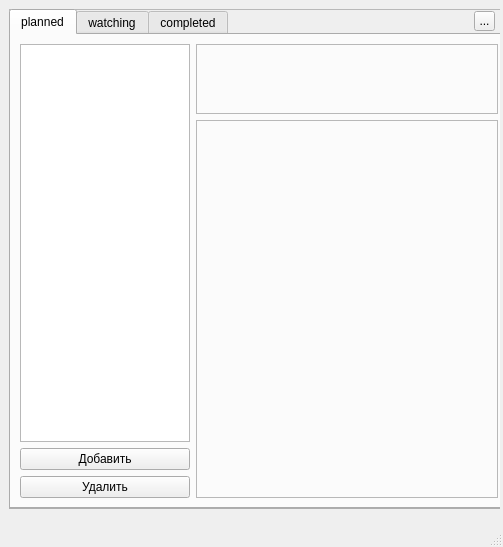
<?xml version="1.0" encoding="UTF-8"?>
<ui version="4.0">
 <class>AniFrog</class>
 <widget class="QMainWindow" name="AniFrog">
  <property name="geometry">
   <rect>
    <x>0</x>
    <y>0</y>
    <width>503</width>
    <height>547</height>
   </rect>
  </property>
  <property name="windowTitle">
   <string>MainWindow</string>
  </property>
  <widget class="QWidget" name="centralwidget">
   <property name="sizePolicy">
    <sizepolicy hsizetype="Fixed" vsizetype="Fixed">
     <horstretch>0</horstretch>
     <verstretch>0</verstretch>
    </sizepolicy>
   </property>
   <property name="maximumSize">
    <size>
     <width>500</width>
     <height>510</height>
    </size>
   </property>
   <widget class="QFrame" name="frame">
    <property name="geometry">
     <rect>
      <x>9</x>
      <y>9</y>
      <width>500</width>
      <height>500</height>
     </rect>
    </property>
    <property name="maximumSize">
     <size>
      <width>500</width>
      <height>500</height>
     </size>
    </property>
    <property name="frameShape">
     <enum>QFrame::StyledPanel</enum>
    </property>
    <property name="frameShadow">
     <enum>QFrame::Raised</enum>
    </property>
    <widget class="QTabWidget" name="tabs">
     <property name="geometry">
      <rect>
       <x>0</x>
       <y>0</y>
       <width>500</width>
       <height>500</height>
      </rect>
     </property>
     <property name="sizePolicy">
      <sizepolicy hsizetype="Fixed" vsizetype="Fixed">
       <horstretch>0</horstretch>
       <verstretch>0</verstretch>
      </sizepolicy>
     </property>
     <property name="minimumSize">
      <size>
       <width>500</width>
       <height>0</height>
      </size>
     </property>
     <property name="maximumSize">
      <size>
       <width>500</width>
       <height>500</height>
      </size>
     </property>
     <property name="currentIndex">
      <number>0</number>
     </property>
     <widget class="QWidget" name="planned_tab">
      <attribute name="title">
       <string>planned</string>
      </attribute>
      <layout class="QHBoxLayout" name="horizontalLayout">
       <item>
        <layout class="QGridLayout" name="gridLayout">
         <item row="3" column="0">
          <widget class="QPushButton" name="plan_delete_button">
           <property name="text">
            <string>Удалить</string>
           </property>
          </widget>
         </item>
         <item row="2" column="0">
          <widget class="QPushButton" name="plan_add_button">
           <property name="text">
            <string>Добавить</string>
           </property>
          </widget>
         </item>
         <item row="0" column="1">
          <widget class="QLabel" name="plan_name">
           <property name="sizePolicy">
            <sizepolicy hsizetype="Fixed" vsizetype="Fixed">
             <horstretch>0</horstretch>
             <verstretch>0</verstretch>
            </sizepolicy>
           </property>
           <property name="maximumSize">
            <size>
             <width>314</width>
             <height>70</height>
            </size>
           </property>
           <property name="font">
            <font>
             <pointsize>11</pointsize>
             <weight>75</weight>
             <bold>true</bold>
            </font>
           </property>
           <property name="frameShape">
            <enum>QFrame::StyledPanel</enum>
           </property>
           <property name="text">
            <string/>
           </property>
           <property name="textFormat">
            <enum>Qt::AutoText</enum>
           </property>
           <property name="alignment">
            <set>Qt::AlignLeading|Qt::AlignLeft|Qt::AlignTop</set>
           </property>
           <property name="wordWrap">
            <bool>true</bool>
           </property>
           <property name="openExternalLinks">
            <bool>true</bool>
           </property>
          </widget>
         </item>
         <item row="0" column="0" rowspan="2">
          <widget class="QTableWidget" name="plan_table">
           <property name="sizePolicy">
            <sizepolicy hsizetype="Fixed" vsizetype="Expanding">
             <horstretch>0</horstretch>
             <verstretch>0</verstretch>
            </sizepolicy>
           </property>
           <property name="maximumSize">
            <size>
             <width>170</width>
             <height>16777215</height>
            </size>
           </property>
          </widget>
         </item>
         <item row="1" column="1" rowspan="3">
          <widget class="QLabel" name="plan_info">
           <property name="font">
            <font>
             <pointsize>10</pointsize>
            </font>
           </property>
           <property name="frameShape">
            <enum>QFrame::StyledPanel</enum>
           </property>
           <property name="text">
            <string/>
           </property>
           <property name="textFormat">
            <enum>Qt::AutoText</enum>
           </property>
           <property name="alignment">
            <set>Qt::AlignLeading|Qt::AlignLeft|Qt::AlignTop</set>
           </property>
           <property name="wordWrap">
            <bool>true</bool>
           </property>
           <property name="openExternalLinks">
            <bool>true</bool>
           </property>
          </widget>
         </item>
        </layout>
       </item>
      </layout>
     </widget>
     <widget class="QWidget" name="watching_tab">
      <attribute name="title">
       <string>watching</string>
      </attribute>
      <layout class="QHBoxLayout" name="horizontalLayout_2">
       <item>
        <layout class="QGridLayout" name="gridLayout_2">
         <item row="4" column="0">
          <widget class="QPushButton" name="watch_delete_button">
           <property name="text">
            <string>Удалить</string>
           </property>
          </widget>
         </item>
         <item row="3" column="0">
          <widget class="QPushButton" name="watch_add_button">
           <property name="text">
            <string>Добавить</string>
           </property>
          </widget>
         </item>
         <item row="0" column="0" rowspan="2">
          <widget class="QTableWidget" name="watch_table">
           <property name="sizePolicy">
            <sizepolicy hsizetype="Fixed" vsizetype="Expanding">
             <horstretch>0</horstretch>
             <verstretch>0</verstretch>
            </sizepolicy>
           </property>
           <property name="maximumSize">
            <size>
             <width>170</width>
             <height>16777215</height>
            </size>
           </property>
          </widget>
         </item>
         <item row="0" column="1">
          <widget class="QLabel" name="watch_name">
           <property name="sizePolicy">
            <sizepolicy hsizetype="Fixed" vsizetype="Fixed">
             <horstretch>0</horstretch>
             <verstretch>0</verstretch>
            </sizepolicy>
           </property>
           <property name="maximumSize">
            <size>
             <width>314</width>
             <height>70</height>
            </size>
           </property>
           <property name="font">
            <font>
             <pointsize>11</pointsize>
             <weight>75</weight>
             <bold>true</bold>
            </font>
           </property>
           <property name="frameShape">
            <enum>QFrame::StyledPanel</enum>
           </property>
           <property name="text">
            <string/>
           </property>
           <property name="textFormat">
            <enum>Qt::AutoText</enum>
           </property>
           <property name="alignment">
            <set>Qt::AlignLeading|Qt::AlignLeft|Qt::AlignTop</set>
           </property>
           <property name="wordWrap">
            <bool>true</bool>
           </property>
           <property name="openExternalLinks">
            <bool>true</bool>
           </property>
          </widget>
         </item>
         <item row="2" column="0">
          <widget class="QPushButton" name="watch_edit_button">
           <property name="text">
            <string>Редактировать</string>
           </property>
          </widget>
         </item>
         <item row="1" column="1" rowspan="4">
          <widget class="QLabel" name="watch_info">
           <property name="font">
            <font>
             <pointsize>10</pointsize>
            </font>
           </property>
           <property name="frameShape">
            <enum>QFrame::StyledPanel</enum>
           </property>
           <property name="text">
            <string/>
           </property>
           <property name="alignment">
            <set>Qt::AlignLeading|Qt::AlignLeft|Qt::AlignTop</set>
           </property>
           <property name="wordWrap">
            <bool>true</bool>
           </property>
           <property name="openExternalLinks">
            <bool>true</bool>
           </property>
          </widget>
         </item>
        </layout>
       </item>
      </layout>
     </widget>
     <widget class="QWidget" name="completed_tab">
      <attribute name="title">
       <string>completed</string>
      </attribute>
      <layout class="QVBoxLayout" name="verticalLayout">
       <item>
        <layout class="QGridLayout" name="gridLayout_3">
         <item row="6" column="0">
          <widget class="QPushButton" name="comp_delete_button">
           <property name="text">
            <string>Удалить</string>
           </property>
          </widget>
         </item>
         <item row="5" column="0">
          <widget class="QPushButton" name="comp_add_button">
           <property name="text">
            <string>Добавить</string>
           </property>
          </widget>
         </item>
         <item row="0" column="1" colspan="2">
          <widget class="QLabel" name="comp_name">
           <property name="sizePolicy">
            <sizepolicy hsizetype="Fixed" vsizetype="Fixed">
             <horstretch>0</horstretch>
             <verstretch>0</verstretch>
            </sizepolicy>
           </property>
           <property name="maximumSize">
            <size>
             <width>314</width>
             <height>70</height>
            </size>
           </property>
           <property name="font">
            <font>
             <pointsize>11</pointsize>
             <weight>75</weight>
             <bold>true</bold>
            </font>
           </property>
           <property name="frameShape">
            <enum>QFrame::StyledPanel</enum>
           </property>
           <property name="text">
            <string/>
           </property>
           <property name="textFormat">
            <enum>Qt::AutoText</enum>
           </property>
           <property name="alignment">
            <set>Qt::AlignLeading|Qt::AlignLeft|Qt::AlignTop</set>
           </property>
           <property name="wordWrap">
            <bool>true</bool>
           </property>
           <property name="openExternalLinks">
            <bool>true</bool>
           </property>
          </widget>
         </item>
         <item row="1" column="1" rowspan="6" colspan="2">
          <widget class="QLabel" name="comp_info">
           <property name="font">
            <font>
             <pointsize>10</pointsize>
            </font>
           </property>
           <property name="frameShape">
            <enum>QFrame::StyledPanel</enum>
           </property>
           <property name="text">
            <string/>
           </property>
           <property name="textFormat">
            <enum>Qt::AutoText</enum>
           </property>
           <property name="alignment">
            <set>Qt::AlignLeading|Qt::AlignLeft|Qt::AlignTop</set>
           </property>
           <property name="wordWrap">
            <bool>true</bool>
           </property>
           <property name="openExternalLinks">
            <bool>true</bool>
           </property>
          </widget>
         </item>
         <item row="0" column="0" rowspan="5">
          <widget class="QTableWidget" name="comp_table">
           <property name="sizePolicy">
            <sizepolicy hsizetype="Fixed" vsizetype="Expanding">
             <horstretch>0</horstretch>
             <verstretch>0</verstretch>
            </sizepolicy>
           </property>
           <property name="maximumSize">
            <size>
             <width>170</width>
             <height>16777215</height>
            </size>
           </property>
          </widget>
         </item>
        </layout>
       </item>
      </layout>
     </widget>
    </widget>
   </widget>
   <widget class="QToolButton" name="toolButton">
    <property name="geometry">
     <rect>
      <x>474</x>
      <y>11</y>
      <width>21</width>
      <height>20</height>
     </rect>
    </property>
    <property name="text">
     <string>...</string>
    </property>
    <property name="checkable">
     <bool>false</bool>
    </property>
    <property name="toolButtonStyle">
     <enum>Qt::ToolButtonIconOnly</enum>
    </property>
   </widget>
  </widget>
  <widget class="QMenuBar" name="menubar">
   <property name="geometry">
    <rect>
     <x>0</x>
     <y>0</y>
     <width>503</width>
     <height>21</height>
    </rect>
   </property>
  </widget>
  <widget class="QStatusBar" name="statusbar"/>
 </widget>
 <resources/>
 <connections/>
</ui>
